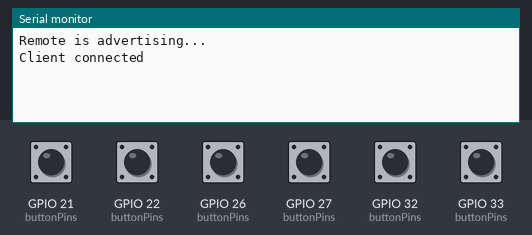
A sketch run on a simulated ESP32. Parts: the last lines printed to the serial monitor. Inputs (shaded band) come from the test bench; at power-on: GPIO 21 (buttonPins), GPIO 22 (buttonPins), GPIO 26 (buttonPins), GPIO 27 (buttonPins), GPIO 32 (buttonPins), GPIO 33 (buttonPins) HIGH. Nothing arrives over Bluetooth unless stated; a phone connects over Bluetooth LE 3 s after start.

Above: at 3.8 s.
3.9 s: GPIO 21 (buttonPins) pulled LOW for 0.15 s
At 4.4 s:
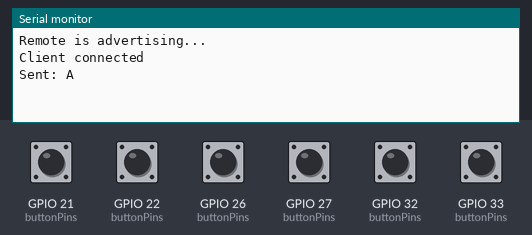
5.5 s: GPIO 22 (buttonPins) pulled LOW for 0.15 s
At 6.7 s:
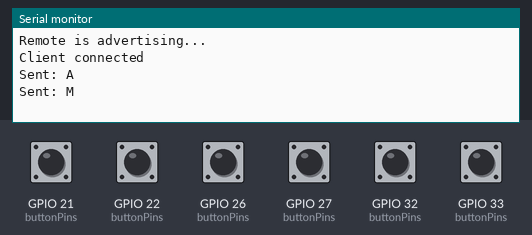
7.1 s: GPIO 26 (buttonPins) pulled LOW for 0.15 s
At 8.4 s:
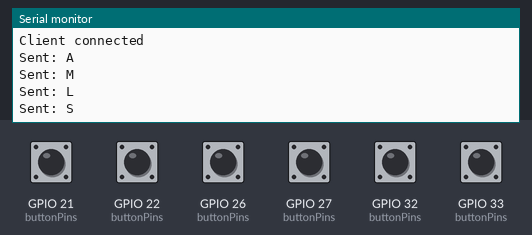
8.7 s: GPIO 27 (buttonPins) pulled LOW for 0.15 s
At 8.83 s:
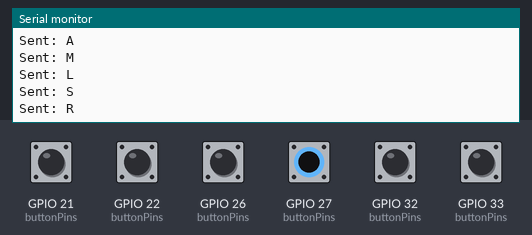
10.3 s: GPIO 32 (buttonPins) pulled LOW for 0.15 s
At 10.43 s:
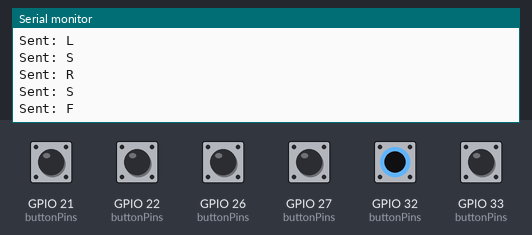
11.9 s: GPIO 33 (buttonPins) pulled LOW for 0.15 s
At 12.03 s:
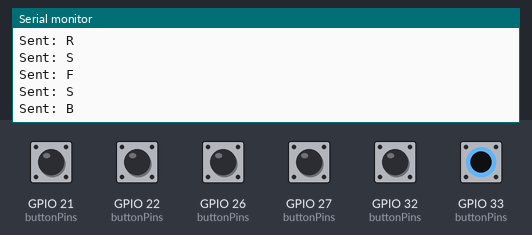

The sketch:

BLE_Server_Peripheral_Remote.ino
```cpp
#include <BLEDevice.h>
#include <BLEServer.h>
#include <BLEUtils.h>
#include <BLE2902.h>


/* ================= BLE-START ================= */

#define SERVICE_UUID        "12345678-1234-1234-1234-1234567890ab"
#define CHARACTERISTIC_UUID "abcdefab-1234-1234-1234-abcdefabcdef"

BLECharacteristic *pCharacteristic;
bool deviceConnected = false;

class MyServerCallbacks: public BLEServerCallbacks {
  void onConnect(BLEServer* pServer) {
    deviceConnected = true;
    Serial.println("Client connected");
  }
  void onDisconnect(BLEServer* pServer) {
    deviceConnected = false;
    Serial.println("Client disconnected");
  }
};
/* ================= BLE-END ================= */


/* ================= BUTTONS-START ================= */

#define AUTO      21
#define MANUAL    22
#define FORWARD   32
#define BACKWARD  33
#define LEFT      26
#define RIGHT     27

enum Mode {
  MODE_MANUAL,
  MODE_AUTO
};

Mode currentMode = MODE_MANUAL;

const int buttonPins[] = {AUTO, MANUAL, FORWARD, BACKWARD, LEFT, RIGHT};
const char buttonChars[] = {'A','M','F','B','L','R'};
const int buttonCount = 6;

int lastState[buttonCount];
int currentStateBtn[buttonCount];
/* ================= BUTTONS-END ================= */

void setup() {
  Serial.begin(115200);


/* ================= BUTTONS-START ================= */
for (int i = 0; i < buttonCount; i++) {
    pinMode(buttonPins[i], INPUT_PULLUP);
    lastState[i] = digitalRead(buttonPins[i]);
  }
/* ================= BUTTONS-END ================= */


/* ================= BLE-START ================= */

  BLEDevice::init("ESP32_Remote");

  BLEServer *pServer = BLEDevice::createServer();
  pServer->setCallbacks(new MyServerCallbacks());

  BLEService *pService = pServer->createService(SERVICE_UUID);

  pCharacteristic = pService->createCharacteristic(
                      CHARACTERISTIC_UUID,
                      BLECharacteristic::PROPERTY_READ   |
                      BLECharacteristic::PROPERTY_WRITE  |
                      BLECharacteristic::PROPERTY_NOTIFY
                    );

  // Enable notifications
  pCharacteristic->addDescriptor(new BLE2902());

  pService->start();

  BLEAdvertising *pAdvertising = BLEDevice::getAdvertising();
  pAdvertising->addServiceUUID(SERVICE_UUID);
  pAdvertising->setScanResponse(true);
  pAdvertising->start();

  Serial.println("Remote is advertising...");

/* ================= BLE-END ================= */
}

void sendCommand(char cmd) {
  if (!deviceConnected) return;

  pCharacteristic->setValue((uint8_t*)&cmd, 1);
  pCharacteristic->notify();

  Serial.print("Sent: ");
  Serial.println(cmd);
}


void loop() {
  if (deviceConnected) {
    static unsigned long lastTime = 0;

/* ================= BUTTONS-START ================= */

for (int i = 0; i < buttonCount; i++) {

  currentStateBtn[i] = digitalRead(buttonPins[i]);

  // ===== BUTTON PRESSED =====
  if (lastState[i] == HIGH && currentStateBtn[i] == LOW) {

    if (buttonPins[i] == AUTO) {
      currentMode = MODE_AUTO;
      sendCommand('A');
    }

    else if (buttonPins[i] == MANUAL) {
      currentMode = MODE_MANUAL;
      sendCommand('M');
    }

    else if (currentMode == MODE_MANUAL) {

      if (buttonPins[i] == FORWARD)  sendCommand('F');
      if (buttonPins[i] == BACKWARD) sendCommand('B');
      if (buttonPins[i] == LEFT)     sendCommand('L');
      if (buttonPins[i] == RIGHT)    sendCommand('R');
    }

    delay(20); // debounce
  }

  // ===== BUTTON RELEASED =====
  if (lastState[i] == LOW && currentStateBtn[i] == HIGH) {

    if (currentMode == MODE_MANUAL) {

      // Only stop if a direction button was released
      if (buttonPins[i] == FORWARD ||
          buttonPins[i] == BACKWARD ||
          buttonPins[i] == LEFT ||
          buttonPins[i] == RIGHT) {

        sendCommand('S');  // STOP
      }
    }

    delay(20);
  }

  lastState[i] = currentStateBtn[i];
}


// for (int i = 0; i < buttonCount; i++) {

//     int currentState = digitalRead(buttonPins[i]);

//     // Detect press (HIGH → LOW)
//     if (lastState[i] == HIGH && currentState == LOW) {
//       sendCommand(buttonChars[i]);
//       delay(50); // debounce
//     }

//     lastState[i] = currentState;
//   }
/* ================= BUTTONS-END ================= */
  }
}
```

Measured:
- after the input at 3.9 s, the serial monitor: prints a new line at once (image 1)
- after the input at 5.5 s, the serial monitor: prints a new line at once (image 2)
- after the input at 7.1 s, the serial monitor: prints a new line at once (image 3)
- after the input at 8.7 s, the serial monitor: prints a new line at once (image 4)
- after the input at 10.3 s, the serial monitor: prints a new line at once (image 5)
- after the input at 11.9 s, the serial monitor: prints a new line at once (image 6)
